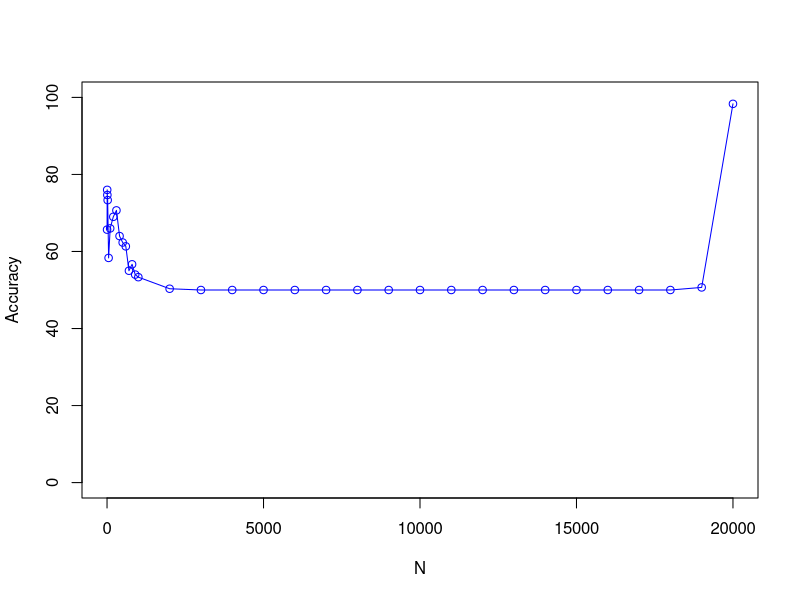

Generate this figure with R:
 x <- c(1, 5, 10, 20, 50, 100, 200, 300, 400, 500, 600, 700, 800, 900, 1000, 2000, 3000, 4000, 5000, 6000, 7000, 8000, 9000, 10000, 11000, 12000, 13000, 14000, 15000, 16000, 17000, 18000, 19000, 20000)
 y <- c(65.67,76,74.67,73.33,58.33,66,69,70.67,64,62.33,61.33,55,56.67,54,53.33,50.33,50,50,50,50,50,50,50,50,50,50,50,50,50,50,50,50,50.67,98.33)
plot(x, y, type='o', pch=1, col="blue", xlab="N", ylab="Accuracy", ylim=c(0, 100), xlim=c(0,20000))